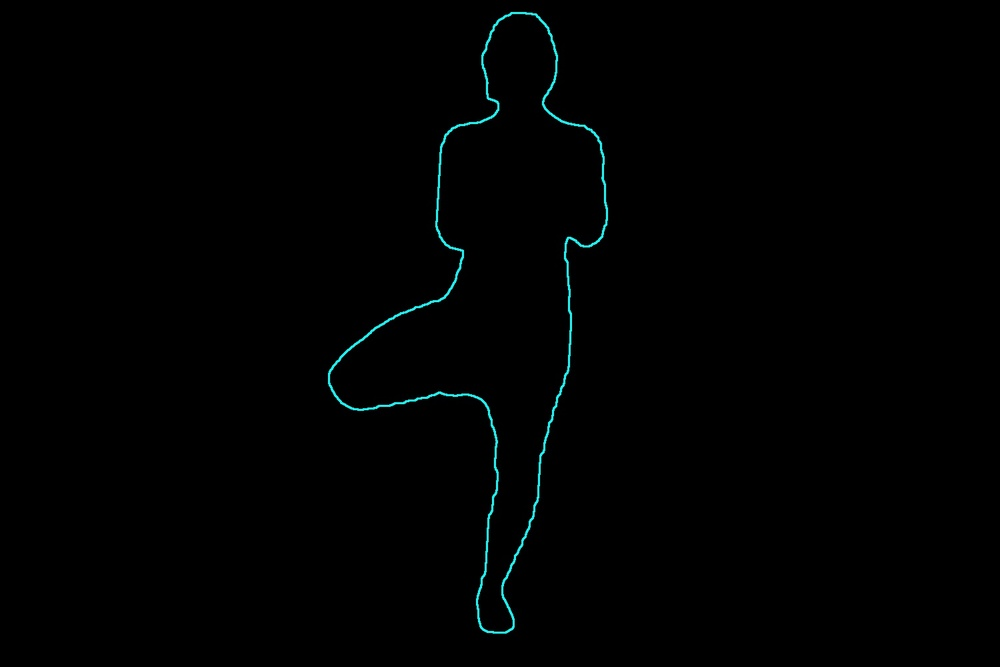
#> input picture yoga_outline/tree.jpg, 1000 x 667 px, shrunk from 1500 x 1000 before the run, found by its file name
$ python flip_tree.py
#> lines starting #> are read from the running program, lines starting #| are printed output that depends on the picture
import os
from PIL import Image

def flip_image_horizontally(image_path):
    print(f"Checking {image_path}...")
    if not os.path.exists(image_path):
        print(f"Warning: File {image_path} does not exist.")
        return

    # Open image
    img = Image.open(image_path)
#> img is the input picture: PIL image 1000x667 RGB; mean R, G, B 0.5, 1.5, 1.5

    # Flip horizontally
    flipped_img = img.transpose(Image.FLIP_LEFT_RIGHT)
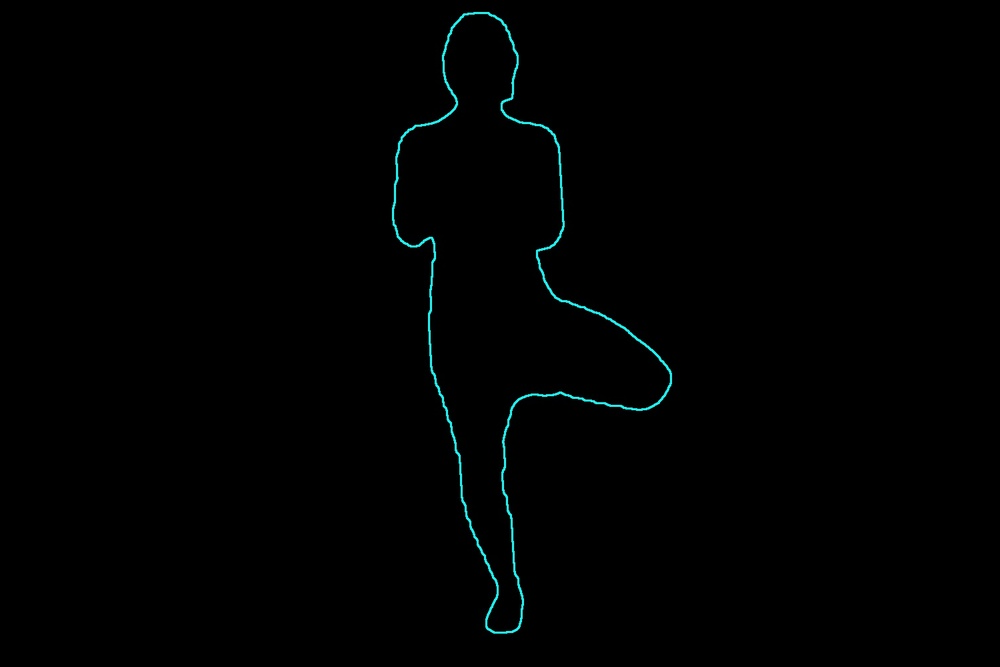
#> flipped_img: PIL image 1000x667 RGB; mean R, G, B 0.5, 1.5, 1.5

    # Save back
    flipped_img.save(image_path)
    print(f"Successfully flipped {image_path} horizontally.")

if __name__ == '__main__':
    workspace_root = os.path.abspath(os.path.dirname(__file__))

    # Source asset path
    src_tree_path = os.path.join(workspace_root, 'pose-estimation-app', 'src', 'assets', 'tree.jpg')
    # Public asset path
    public_tree_path = os.path.join(workspace_root, 'pose-estimation-app', 'public', 'yoga_outline', 'tree.jpg')

    flip_image_horizontally(src_tree_path)
    flip_image_horizontally(public_tree_path)

$ run again, with yoga_outline/plank.jpg copied over yoga_outline/tree.jpg
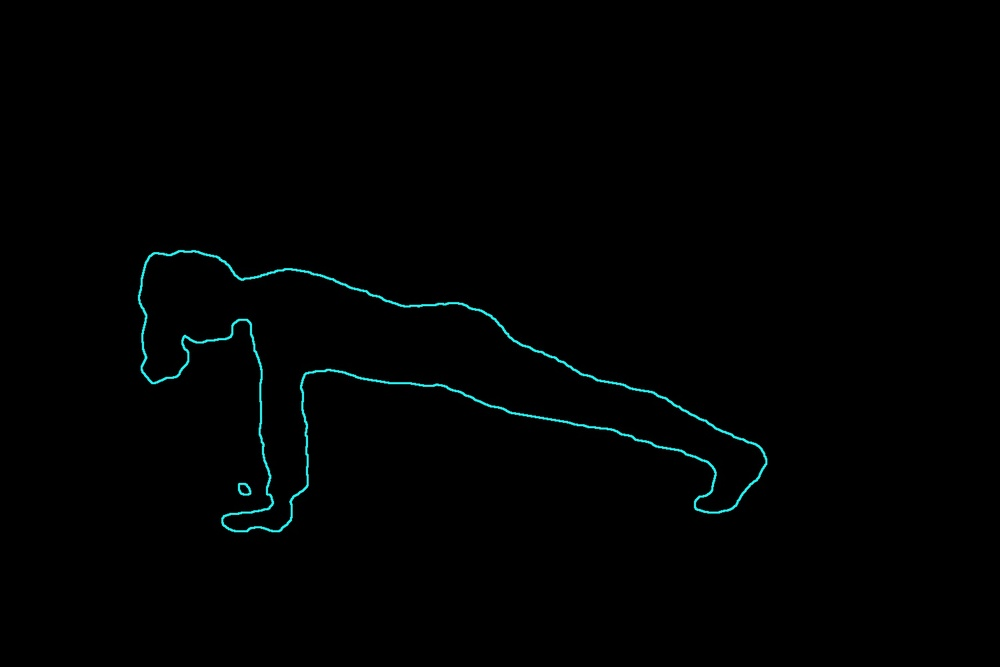
#> input picture yoga_outline/plank.jpg, 1000 x 667 px, shrunk from 1500 x 1000 before the run, found by its file name
#> in flip_image_horizontally, img is the input picture: PIL image 1000x667 RGB; mean R, G, B 0.6, 1.8, 1.9
#> in flip_image_horizontally, `flipped_img = img.transpose(Image.FLIP_LEFT_RIGHT)`:
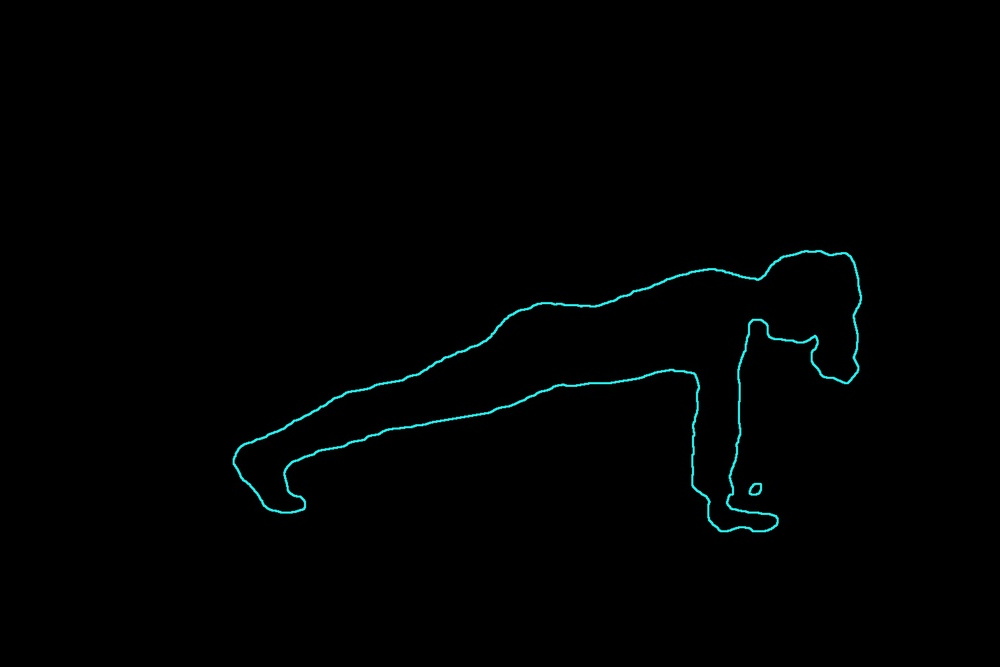
#> flipped_img: PIL image 1000x667 RGB; mean R, G, B 0.6, 1.8, 1.9

$ run again, with yoga_outline/triangle.jpg copied over yoga_outline/tree.jpg
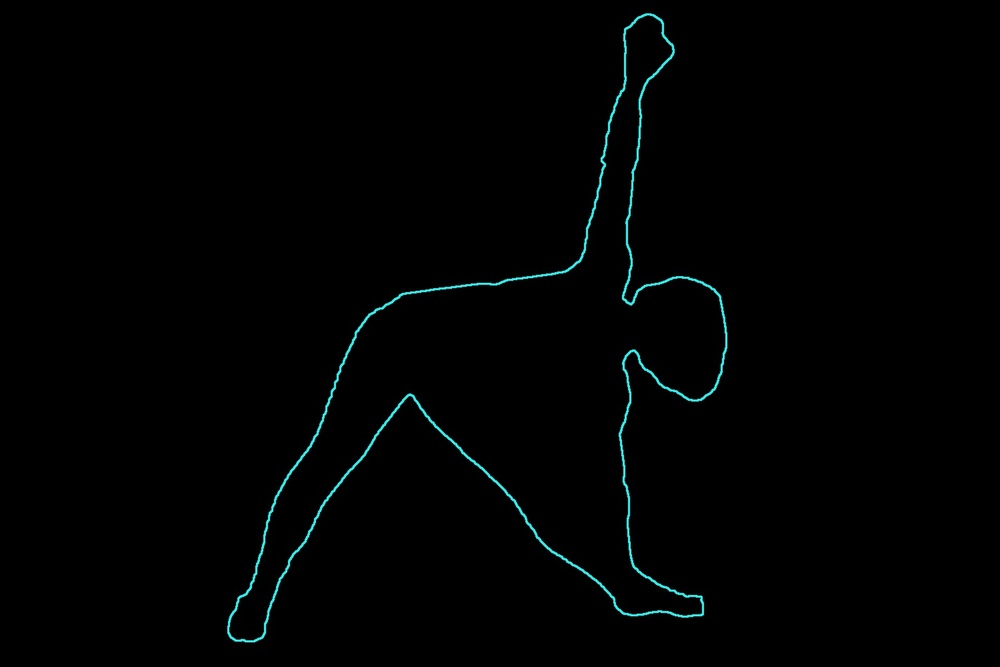
#> input picture yoga_outline/triangle.jpg, 1000 x 667 px, shrunk from 1500 x 1000 before the run, found by its file name
#> in flip_image_horizontally, img is the input picture: PIL image 1000x667 RGB; mean R, G, B 0.9, 2.3, 2.3
#> in flip_image_horizontally, `flipped_img = img.transpose(Image.FLIP_LEFT_RIGHT)`:
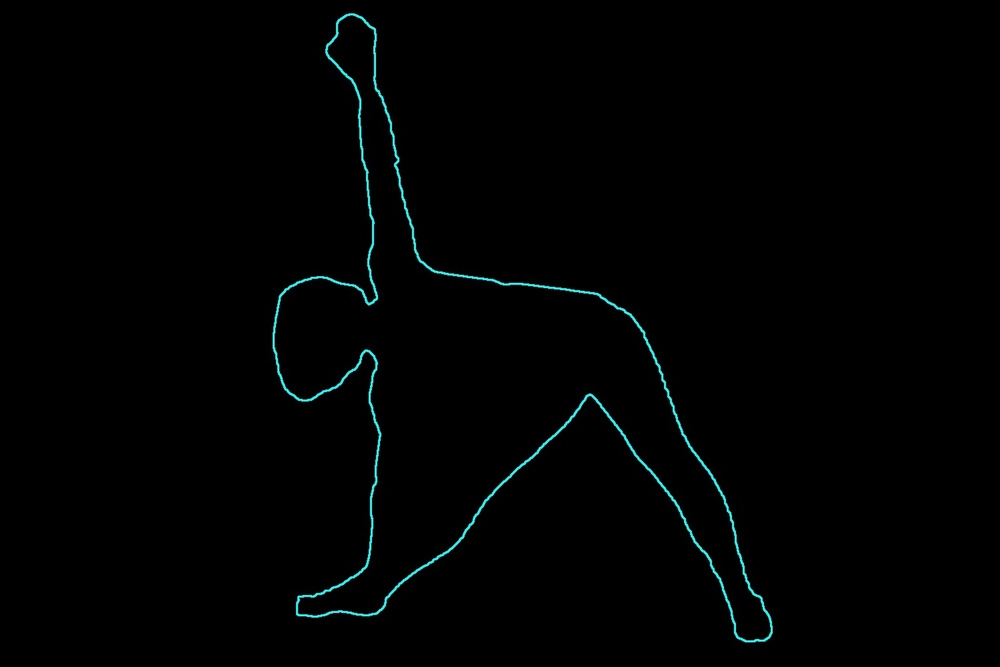
#> flipped_img: PIL image 1000x667 RGB; mean R, G, B 0.9, 2.3, 2.3

$ run again, with yoga_outline/mountain.png saved as yoga_outline/tree.jpg
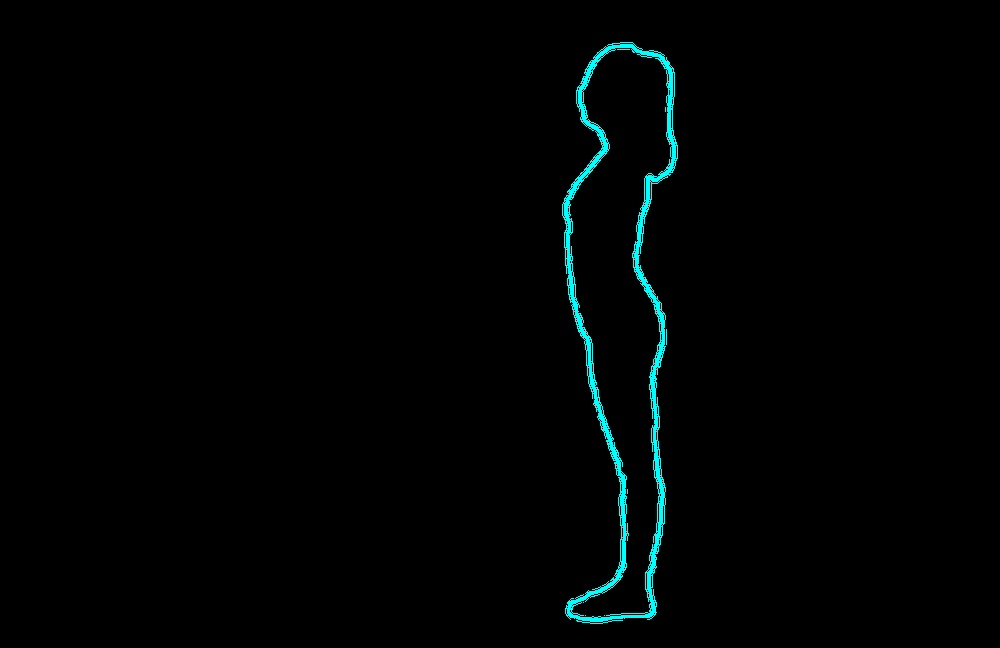
#> input picture yoga_outline/mountain.png, 1000 x 648 px, shrunk from 1232 x 798 before the run, found by its file name
#> in flip_image_horizontally, img is the input picture: PIL image 1000x648 RGB; mean R, G, B 0.6, 3.2, 3.2
#> in flip_image_horizontally, `flipped_img = img.transpose(Image.FLIP_LEFT_RIGHT)`:
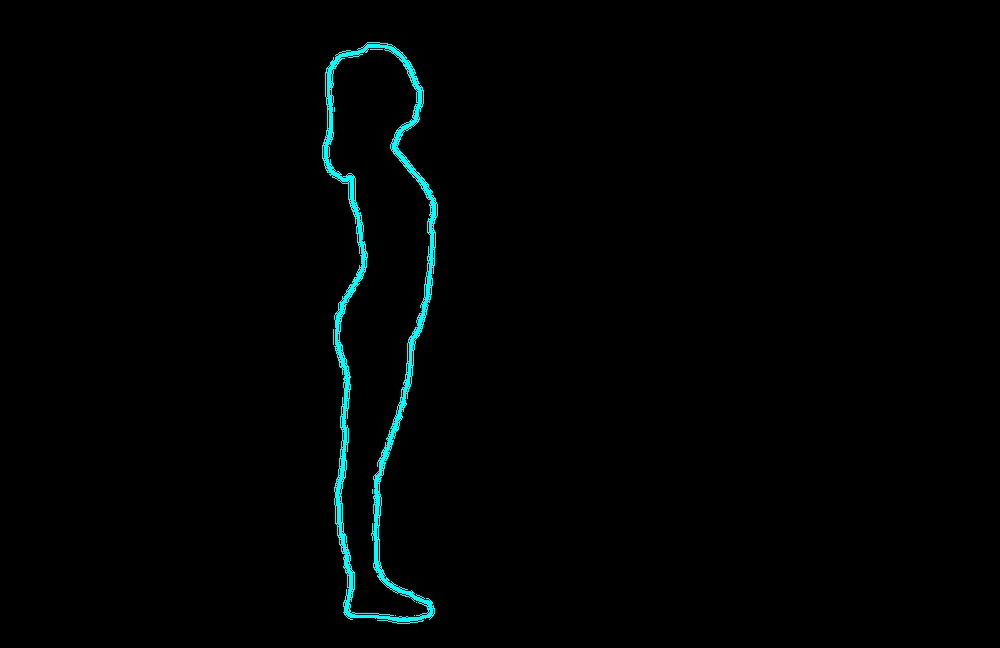
#> flipped_img: PIL image 1000x648 RGB; mean R, G, B 0.6, 3.2, 3.2
